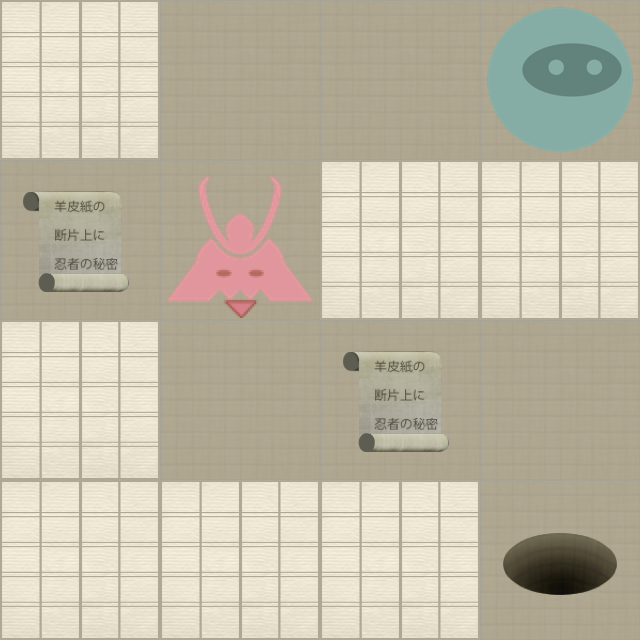

This is a level from a 2D game, rendered from its Tiled map with the project's own tilesets. A one-line summary and the map file follow, with tile-layer data summarised:
An orthogonal 4x4 tile map with 160x160 px tiles, 2 tile layers (Level, Actors).

<map version="1.0" orientation="orthogonal" width="4" height="4" tilewidth="160" tileheight="160">
 <properties>
  <property name="moves" value="9" />
 </properties>
 <tileset firstgid="1" name="tiles" tilewidth="160" tileheight="160" spacing="2" margin="2">
  <image source="tiles-ipadhd.png" width="1024" height="1024" />
  <tile id="0">
   <properties>
    <property name="actor" value="exit" />
   </properties>
  </tile>
  <tile id="2">
   <properties>
    <property name="actor" value="guard" />
    <property name="direction" value="down" />
   </properties>
  </tile>
  <tile id="3">
   <properties>
    <property name="actor" value="guard" />
    <property name="direction" value="left" />
   </properties>
  </tile>
  <tile id="4">
   <properties>
    <property name="actor" value="guard" />
    <property name="direction" value="right" />
   </properties>
  </tile>
  <tile id="5">
   <properties>
    <property name="actor" value="guard" />
    <property name="direction" value="up" />
   </properties>
  </tile>
  <tile id="7">
   <properties>
    <property name="actor" value="player" />
   </properties>
  </tile>
  <tile id="8">
   <properties>
    <property name="actor" value="scroll" />
   </properties>
  </tile>
  <tile id="9">
   <properties>
    <property name="wall" value="1" />
   </properties>
  </tile>
 </tileset>
 <layer name="Level" width="4" height="4">
  <data>[16 cells, 16 non-empty, 2 distinct tile ids]</data>
 </layer>
 <layer name="Actors" width="4" height="4">
  <data>[16 cells, 5 non-empty, 4 distinct tile ids]</data>
 </layer>
</map>
